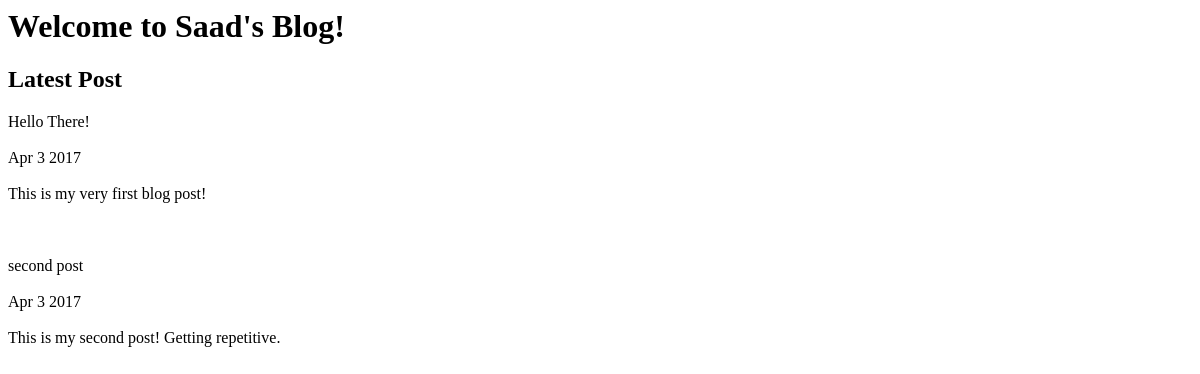
Before: / with the older database file.
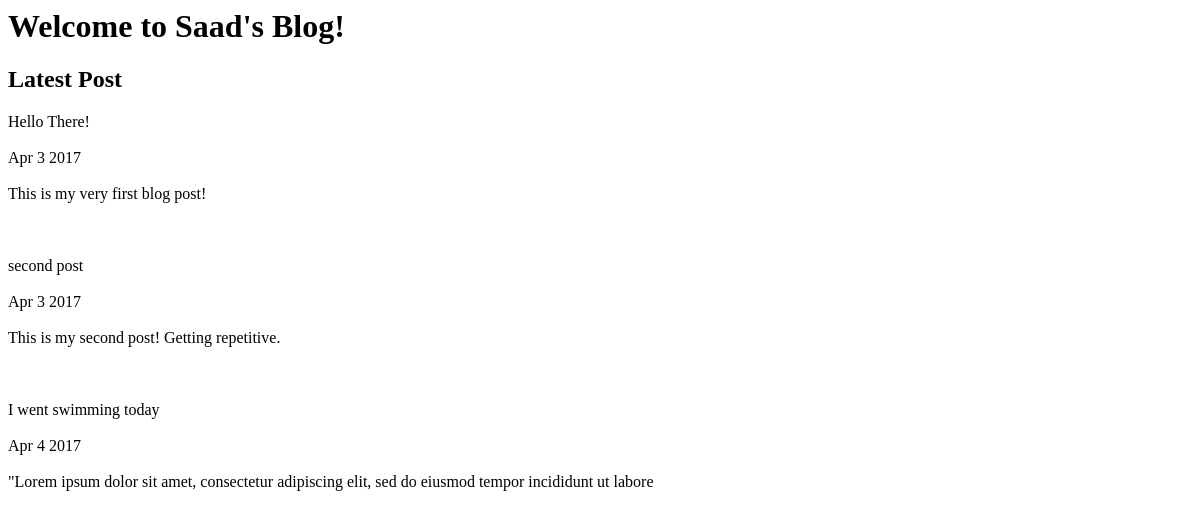
After: the same page with the newer database file.
### posts/models.py (models this page shows, shortened)
class Post(models.Model):
    title = models.CharField(max_length = 250)
    pub_date = models.DateTimeField()
    image = models.ImageField(upload_to ='media/')
    body = models.TextField()
    def pub_date_pretty(self):
        return self.pub_date.strftime('%b %e %Y')
    def summary(self):
        return self.body[:100]

### posts/views.py (the view)
# urls.py: 2. Add a URL to urlpatterns:  url(r'^$', views.home, name='home')
def home(request):
    posts = Post.objects.order_by('pub_date')
    return render(request, 'posts/home.html', {'posts':posts})

### posts/templates/posts/home.html (shortened to what this page needs)
<h1>Welcome to Saad's Blog!</h1>
<h2> Latest Post</h2>
{% for post in posts.all %}
{{post.title}}
{{ post.pub_date_pretty }}
{{post.summary}}
{% endfor %}

Changed rows visible on the page:
added Post: title "I went swimming today", pub_date_pretty "Apr 4 2017", summary "\"Lorem ipsum dolor sit amet, consectetur adipiscing elit, sed do eiusmod tempor incididunt ut labore"
